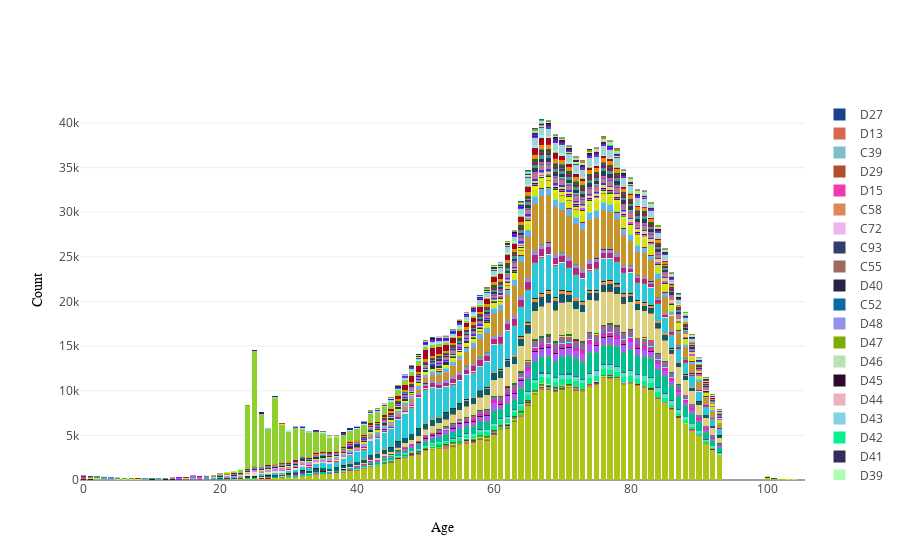

Notebook source saved alongside this figure:
### Markdown cell above
Can compare this with [cancer research uk](https://www.cancerresearchuk.org/health-professional/cancer-statistics/incidence/common-cancers-compared#heading-Zero). We have the top diagnosed cancer as skin cancer which doesn't agree with cancer research uk, this might be due to single patients having multiple melanomas of skin. 

What are the distributions of these cancers along age?

### Code cell
stacked_barplot(df_av_tumour, 'SITE_ICD10_O2_3CHAR', 'AGE')
